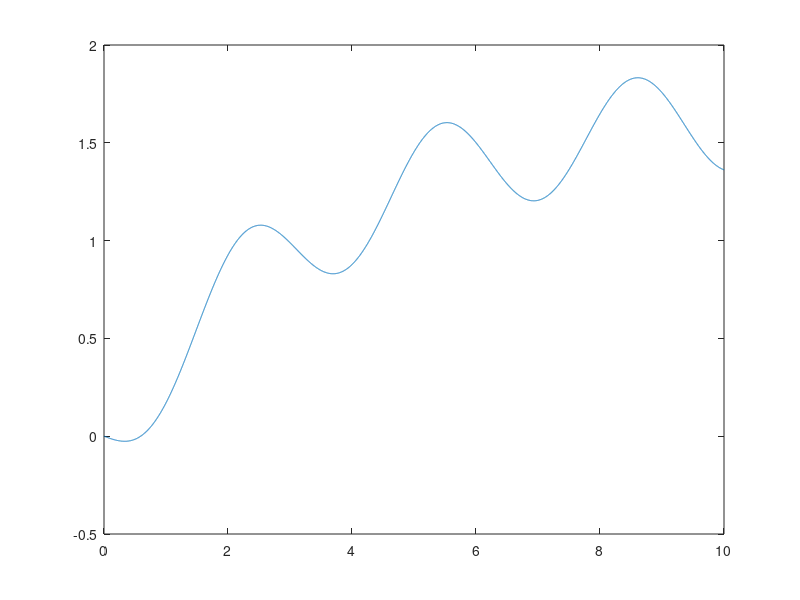

The MATLAB script that drew this image:
A = 1250;
Q = 450;
a = 150;
t0 = 0;
y0 = 0;

n = 10;
dt = 0.001;

t = zeros(1, (n/dt)+1);
y = zeros(1, (n/dt)+1);
t(1) = t0;
y(1) = y0;

for i=1:1:(n/dt)
    t(i+1) = t(i) + dt;
    y_p = 3*(Q/A)*(sin(t(i))^2)-(a/A)*((1+y(i))^1.5);
    y(i+1) = y(i) + y_p*dt;
end

plot(t, y);
